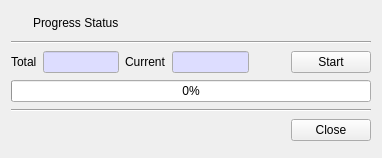
<?xml version="1.0" encoding="UTF-8"?>
<ui version="4.0">
 <class>ProgressDlg</class>
 <widget class="QDialog" name="ProgressDlg">
  <property name="geometry">
   <rect>
    <x>0</x>
    <y>0</y>
    <width>380</width>
    <height>158</height>
   </rect>
  </property>
  <property name="windowTitle">
   <string>Progres Status Window</string>
  </property>
  <layout class="QVBoxLayout" name="verticalLayout">
   <item>
    <layout class="QGridLayout" name="gridLayout_4">
     <item row="0" column="1">
      <widget class="QLabel" name="mHeadLabel">
       <property name="text">
        <string>Progress Status</string>
       </property>
      </widget>
     </item>
     <item row="0" column="2">
      <spacer name="horizontalSpacer_2">
       <property name="orientation">
        <enum>Qt::Horizontal</enum>
       </property>
       <property name="sizeHint" stdset="0">
        <size>
         <width>40</width>
         <height>20</height>
        </size>
       </property>
      </spacer>
     </item>
     <item row="0" column="0">
      <widget class="QPushButton" name="pushButton">
       <property name="minimumSize">
        <size>
         <width>16</width>
         <height>0</height>
        </size>
       </property>
       <property name="maximumSize">
        <size>
         <width>16</width>
         <height>16777215</height>
        </size>
       </property>
       <property name="text">
        <string/>
       </property>
       <property name="icon">
        <iconset resource="certman.qrc">
         <normaloff>:/images/progbar.png</normaloff>:/images/progbar.png</iconset>
       </property>
       <property name="flat">
        <bool>true</bool>
       </property>
      </widget>
     </item>
    </layout>
   </item>
   <item>
    <widget class="Line" name="line_2">
     <property name="orientation">
      <enum>Qt::Horizontal</enum>
     </property>
    </widget>
   </item>
   <item>
    <layout class="QGridLayout" name="gridLayout_3">
     <item row="0" column="3">
      <widget class="QLineEdit" name="mCurrentText">
       <property name="maximumSize">
        <size>
         <width>80</width>
         <height>16777215</height>
        </size>
       </property>
       <property name="palette">
        <palette>
         <active>
          <colorrole role="Base">
           <brush brushstyle="SolidPattern">
            <color alpha="255">
             <red>221</red>
             <green>221</green>
             <blue>255</blue>
            </color>
           </brush>
          </colorrole>
         </active>
         <inactive>
          <colorrole role="Base">
           <brush brushstyle="SolidPattern">
            <color alpha="255">
             <red>221</red>
             <green>221</green>
             <blue>255</blue>
            </color>
           </brush>
          </colorrole>
         </inactive>
         <disabled/>
        </palette>
       </property>
       <property name="readOnly">
        <bool>true</bool>
       </property>
      </widget>
     </item>
     <item row="0" column="2">
      <widget class="QLabel" name="label_2">
       <property name="minimumSize">
        <size>
         <width>0</width>
         <height>0</height>
        </size>
       </property>
       <property name="text">
        <string>Current</string>
       </property>
      </widget>
     </item>
     <item row="0" column="1">
      <widget class="QLineEdit" name="mTotalText">
       <property name="maximumSize">
        <size>
         <width>80</width>
         <height>16777215</height>
        </size>
       </property>
       <property name="palette">
        <palette>
         <active>
          <colorrole role="Base">
           <brush brushstyle="SolidPattern">
            <color alpha="255">
             <red>221</red>
             <green>221</green>
             <blue>255</blue>
            </color>
           </brush>
          </colorrole>
         </active>
         <inactive>
          <colorrole role="Base">
           <brush brushstyle="SolidPattern">
            <color alpha="255">
             <red>221</red>
             <green>221</green>
             <blue>255</blue>
            </color>
           </brush>
          </colorrole>
         </inactive>
         <disabled/>
        </palette>
       </property>
       <property name="readOnly">
        <bool>true</bool>
       </property>
      </widget>
     </item>
     <item row="0" column="5">
      <widget class="QPushButton" name="mStartBtn">
       <property name="text">
        <string>Start</string>
       </property>
      </widget>
     </item>
     <item row="0" column="0">
      <widget class="QLabel" name="label">
       <property name="minimumSize">
        <size>
         <width>0</width>
         <height>0</height>
        </size>
       </property>
       <property name="text">
        <string>Total</string>
       </property>
      </widget>
     </item>
     <item row="0" column="4">
      <spacer name="horizontalSpacer_3">
       <property name="orientation">
        <enum>Qt::Horizontal</enum>
       </property>
       <property name="sizeHint" stdset="0">
        <size>
         <width>40</width>
         <height>20</height>
        </size>
       </property>
      </spacer>
     </item>
    </layout>
   </item>
   <item>
    <layout class="QGridLayout" name="gridLayout">
     <item row="0" column="0">
      <widget class="QProgressBar" name="mProgBar">
       <property name="minimumSize">
        <size>
         <width>360</width>
         <height>0</height>
        </size>
       </property>
       <property name="value">
        <number>0</number>
       </property>
      </widget>
     </item>
    </layout>
   </item>
   <item>
    <widget class="Line" name="line">
     <property name="orientation">
      <enum>Qt::Horizontal</enum>
     </property>
    </widget>
   </item>
   <item>
    <layout class="QGridLayout" name="gridLayout_2">
     <item row="0" column="1">
      <widget class="QPushButton" name="mCloseBtn">
       <property name="text">
        <string>Close</string>
       </property>
      </widget>
     </item>
     <item row="0" column="0">
      <spacer name="horizontalSpacer">
       <property name="orientation">
        <enum>Qt::Horizontal</enum>
       </property>
       <property name="sizeHint" stdset="0">
        <size>
         <width>40</width>
         <height>20</height>
        </size>
       </property>
      </spacer>
     </item>
    </layout>
   </item>
  </layout>
 </widget>
 <resources>
  <include location="certman.qrc"/>
 </resources>
 <connections/>
</ui>
